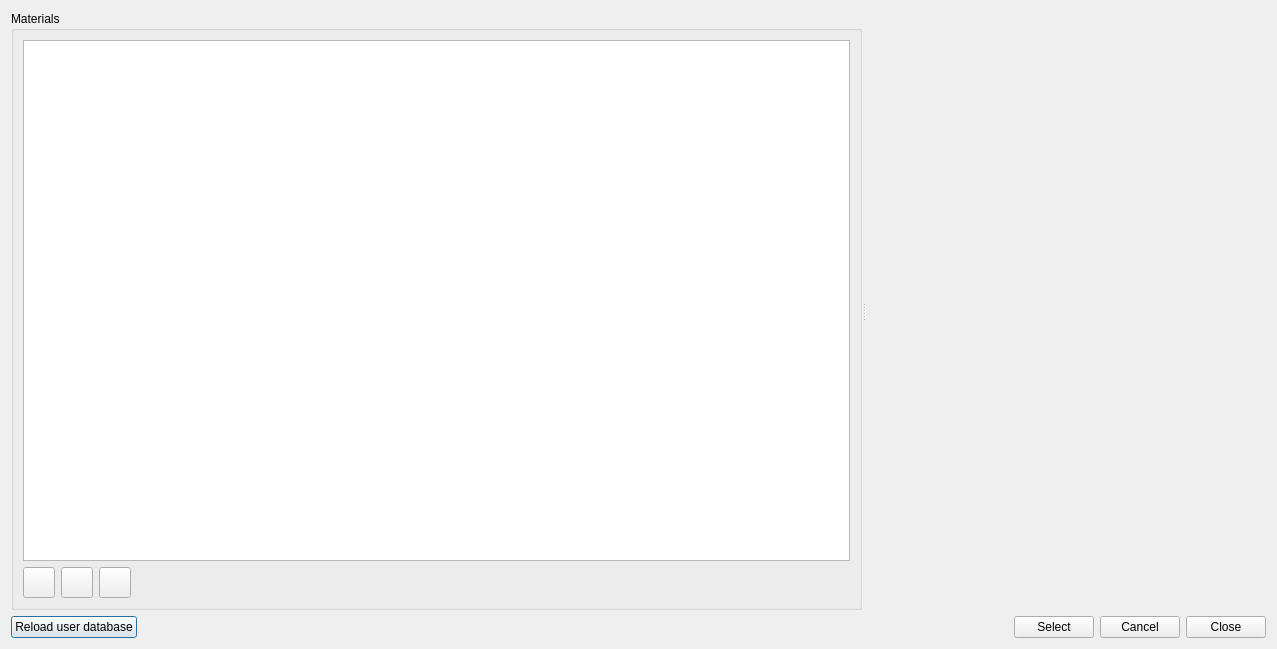
<?xml version="1.0" encoding="UTF-8"?>
<ui version="4.0">
 <class>SVDBMaterialEditDialog</class>
 <widget class="QDialog" name="SVDBMaterialEditDialog">
  <property name="geometry">
   <rect>
    <x>0</x>
    <y>0</y>
    <width>1277</width>
    <height>649</height>
   </rect>
  </property>
  <property name="windowTitle">
   <string>Material Database</string>
  </property>
  <layout class="QVBoxLayout" name="verticalLayout">
   <item>
    <widget class="QSplitter" name="splitter">
     <property name="orientation">
      <enum>Qt::Horizontal</enum>
     </property>
     <widget class="QGroupBox" name="groupBox">
      <property name="title">
       <string>Materials</string>
      </property>
      <layout class="QGridLayout" name="gridLayout">
       <item row="0" column="0" colspan="4">
        <widget class="QTableView" name="tableView">
         <property name="alternatingRowColors">
          <bool>true</bool>
         </property>
         <property name="selectionMode">
          <enum>QAbstractItemView::SingleSelection</enum>
         </property>
         <property name="selectionBehavior">
          <enum>QAbstractItemView::SelectRows</enum>
         </property>
         <attribute name="horizontalHeaderVisible">
          <bool>false</bool>
         </attribute>
        </widget>
       </item>
       <item row="1" column="0">
        <widget class="QToolButton" name="toolButtonAdd">
         <property name="icon">
          <iconset resource="../resources/SIM-VICUS.qrc">
           <normaloff>:/gfx/actions/24x24/plus.png</normaloff>:/gfx/actions/24x24/plus.png</iconset>
         </property>
         <property name="iconSize">
          <size>
           <width>24</width>
           <height>24</height>
          </size>
         </property>
        </widget>
       </item>
       <item row="1" column="1">
        <widget class="QToolButton" name="toolButtonCopy">
         <property name="icon">
          <iconset resource="../resources/SIM-VICUS.qrc">
           <normaloff>:/gfx/actions/24x24/editcopy.png</normaloff>:/gfx/actions/24x24/editcopy.png</iconset>
         </property>
         <property name="iconSize">
          <size>
           <width>24</width>
           <height>24</height>
          </size>
         </property>
        </widget>
       </item>
       <item row="1" column="2">
        <widget class="QToolButton" name="toolButtonRemove">
         <property name="icon">
          <iconset resource="../resources/SIM-VICUS.qrc">
           <normaloff>:/gfx/actions/24x24/minus.png</normaloff>:/gfx/actions/24x24/minus.png</iconset>
         </property>
         <property name="iconSize">
          <size>
           <width>24</width>
           <height>24</height>
          </size>
         </property>
        </widget>
       </item>
       <item row="1" column="3">
        <spacer name="horizontalSpacer">
         <property name="orientation">
          <enum>Qt::Horizontal</enum>
         </property>
         <property name="sizeHint" stdset="0">
          <size>
           <width>1156</width>
           <height>20</height>
          </size>
         </property>
        </spacer>
       </item>
      </layout>
     </widget>
     <widget class="QWidget" name="editWidget" native="true">
      <property name="sizePolicy">
       <sizepolicy hsizetype="Preferred" vsizetype="Expanding">
        <horstretch>0</horstretch>
        <verstretch>0</verstretch>
       </sizepolicy>
      </property>
      <property name="minimumSize">
       <size>
        <width>400</width>
        <height>400</height>
       </size>
      </property>
     </widget>
    </widget>
   </item>
   <item>
    <layout class="QHBoxLayout" name="horizontalLayout">
     <item>
      <widget class="QPushButton" name="pushButtonReloadUserDB">
       <property name="text">
        <string>Reload user database</string>
       </property>
      </widget>
     </item>
     <item>
      <spacer name="horizontalSpacer_2">
       <property name="orientation">
        <enum>Qt::Horizontal</enum>
       </property>
       <property name="sizeHint" stdset="0">
        <size>
         <width>40</width>
         <height>15</height>
        </size>
       </property>
      </spacer>
     </item>
     <item>
      <widget class="QPushButton" name="pushButtonSelect">
       <property name="text">
        <string>Select</string>
       </property>
      </widget>
     </item>
     <item>
      <widget class="QPushButton" name="pushButtonCancel">
       <property name="text">
        <string>Cancel</string>
       </property>
      </widget>
     </item>
     <item>
      <widget class="QPushButton" name="pushButtonClose">
       <property name="text">
        <string>Close</string>
       </property>
      </widget>
     </item>
    </layout>
   </item>
  </layout>
 </widget>
 <resources>
  <include location="../resources/SIM-VICUS.qrc"/>
 </resources>
 <connections/>
</ui>
